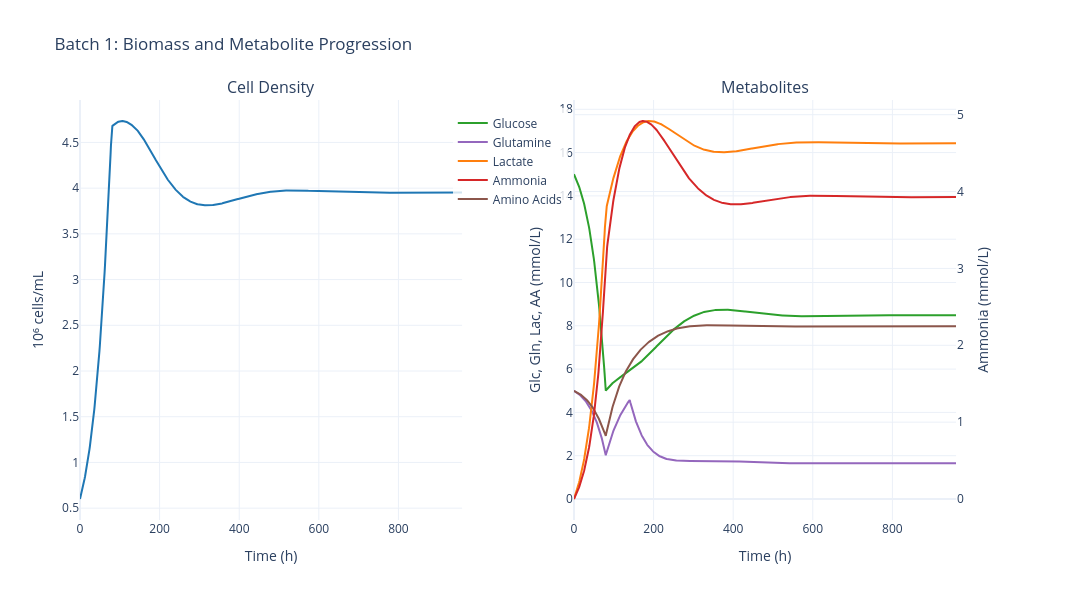

Notebook code for this chart:
### Markdown cell above
## 8. Visualization

### Code cell
from animakinetica.analysis.batch_visualization import plot_batch_biomass_metabolites
from animakinetica.analysis.process_visualization import plot_simulation_profiles

# Biomass, metabolites, and amino acids — 3-panel plot for batch 1
fig_batch = plot_batch_biomass_metabolites(sim, batch_number=1)
fig_batch.show()

### Figure 1 — Plotly figure (JSON) as saved in the notebook; plotly's stock layout.template omitted (floating-point values rounded to 4 significant figures; data arrays with more than 128 entries replaced by an {"elided": "..."} marker saying what was removed)
{"data": [{"hovertemplate": "Time: %{x:.1f} h<br>Cell Density: %{y:.2f} 10⁶ cells/mL<extra></extra>", "line": {"color": "#1f77b4", "width": 2}, "mode": "lines", "name": "Cell Density", "showlegend": false, "type": "scatter", "x": {"elided": "987 float values"}, "xaxis": "x", "y": {"elided": "987 float values"}, "yaxis": "y"}, {"hovertemplate": "Time: %{x:.1f} h<br>Glucose: %{y:.2f} mmol/L<extra></extra>", "line": {"color": "#2ca02c", "width": 2}, "mode": "lines", "name": "Glucose", "type": "scatter", "x": {"elided": "987 float values"}, "xaxis": "x2", "y": {"elided": "987 float values"}, "yaxis": "y2"}, {"hovertemplate": "Time: %{x:.1f} h<br>Glutamine: %{y:.2f} mmol/L<extra></extra>", "line": {"color": "#9467bd", "width": 2}, "mode": "lines", "name": "Glutamine", "type": "scatter", "x": {"elided": "987 float values"}, "xaxis": "x2", "y": {"elided": "987 float values"}, "yaxis": "y2"}, {"hovertemplate": "Time: %{x:.1f} h<br>Lactate: %{y:.2f} mmol/L<extra></extra>", "line": {"color": "#ff7f0e", "width": 2}, "mode": "lines", "name": "Lactate", "type": "scatter", "x": {"elided": "987 float values"}, "xaxis": "x2", "y": {"elided": "987 float values"}, "yaxis": "y2"}, {"hovertemplate": "Time: %{x:.1f} h<br>Ammonia: %{y:.2f} mmol/L<extra></extra>", "line": {"color": "#d62728", "width": 2}, "mode": "lines", "name": "Ammonia", "type": "scatter", "x": {"elided": "987 float values"}, "xaxis": "x2", "y": {"elided": "987 float values"}, "yaxis": "y3"}, {"hovertemplate": "Time: %{x:.1f} h<br>Amino Acids: %{y:.2f} mmol/L<extra></extra>", "line": {"color": "#8c564b", "width": 2}, "mode": "lines", "name": "Amino Acids", "type": "scatter", "x": {"elided": "987 float values"}, "xaxis": "x2", "y": {"elided": "987 float values"}, "yaxis": "y2"}], "layout": {"annotations": [{"font": {"size": 16}, "showarrow": false, "text": "Cell Density", "x": 0.205, "xanchor": "center", "xref": "paper", "y": 1, "yanchor": "bottom", "yref": "paper"}, {"font": {"size": 16}, "showarrow": false, "text": "Metabolites", "x": 0.735, "xanchor": "center", "xref": "paper", "y": 1, "yanchor": "bottom", "yref": "paper"}], "font": {"size": 12}, "height": 600, "legend": {"bgcolor": "rgba(255,255,255,0.8)", "x": 0.4, "y": 0.98}, "showlegend": true, "title": {"text": "Batch 1: Biomass and Metabolite Progression"}, "width": 1400, "xaxis": {"anchor": "y", "domain": [0, 0.41], "title": {"text": "Time (h)"}}, "xaxis2": {"anchor": "y2", "domain": [0.53, 0.94], "title": {"text": "Time (h)"}}, "yaxis": {"anchor": "x", "domain": [0, 1], "title": {"text": "10⁶ cells/mL"}}, "yaxis2": {"anchor": "x2", "domain": [0, 1], "title": {"text": "Glc, Gln, Lac, AA (mmol/L)"}}, "yaxis3": {"anchor": "x2", "overlaying": "y2", "side": "right", "title": {"text": "Ammonia (mmol/L)"}}}}
